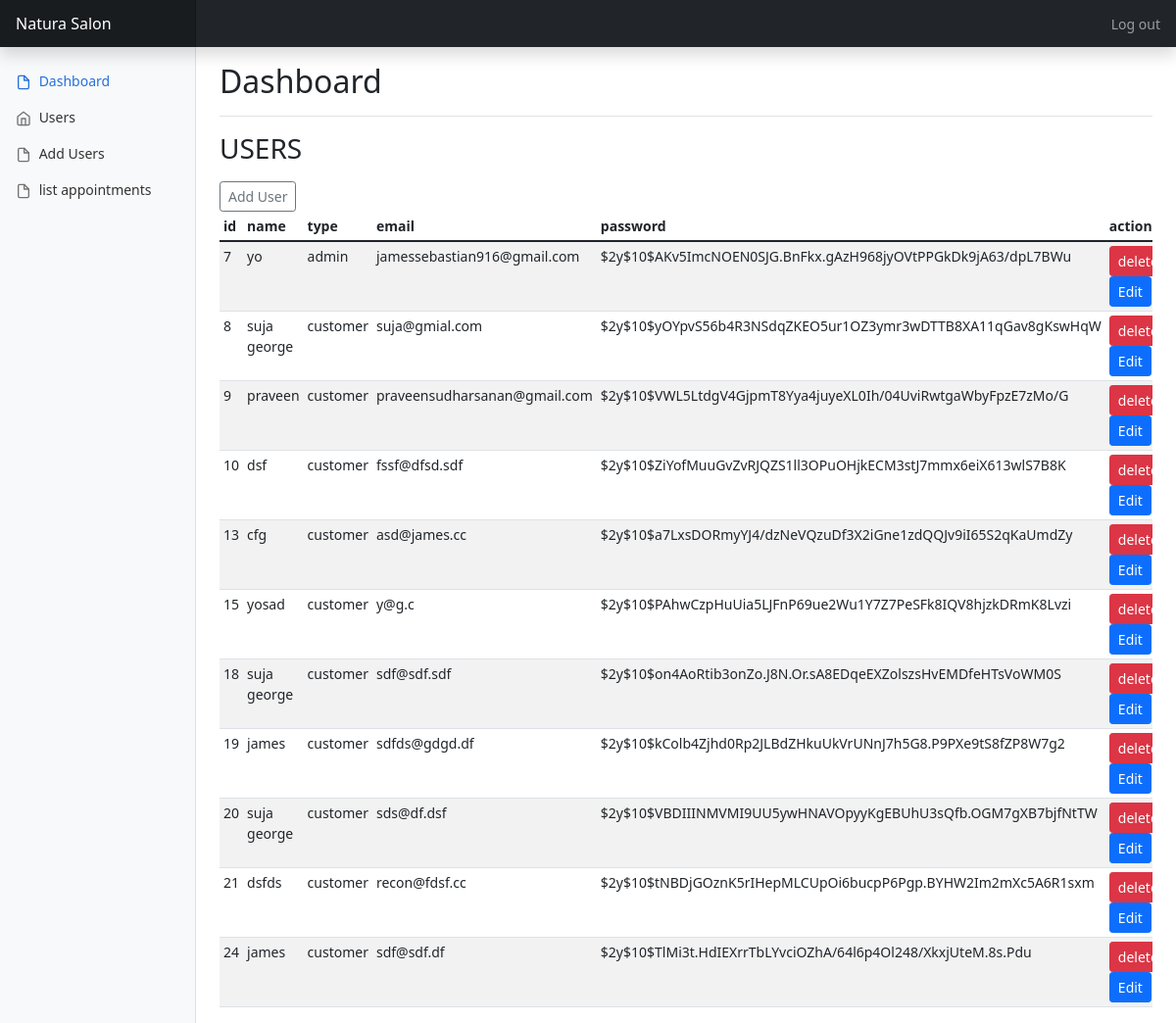
The page /admin-dashboard.php (signed in) on the database its author committed.
### tables this page shows
CREATE TABLE `users` (
  `id` int(11) NOT NULL,
  `name` varchar(100) NOT NULL CHECK (octet_length(`name`) > 0),
  `type` enum('admin','customer') NOT NULL CHECK (octet_length(`type`) > 0),
  `email` varchar(100) NOT NULL CHECK (octet_length(`email`) > 0),
  `password` text NOT NULL CHECK (octet_length(`password`) > 0),
  `creation_date` timestamp NOT NULL DEFAULT current_timestamp(),
  `modification_date` timestamp NOT NULL DEFAULT current_timestamp() ON UPDATE current_timestamp()
);

### models/users.php (called while the page is built, shortened)
<?php
function getUsersList()
{
    global $conn;
    $sql = "SELECT
                id,
    			name,
    			type,
    			email,
    			password
    		FROM users ";
    $result = $conn->query($sql);
    return $result;
}

### templates/userListingTable.php (the view, shortened to what this page needs)
<div class="table-responsive">
  <table class="table table-striped table-sm">
    <thead>
      <tr>
        <th scope="col">id</th>
        <th scope="col">name</th>
        <th scope="col">type</th>
        <th scope="col">email</th>
        <th scope="col">password</th>
        <th>actions</th>
      </tr>
    </thead>
    <tbody>
      <?php while($row = $result->fetch_assoc()) { ?>
      <tr>
        <td><?php echo $row['id']; ?></td>
        <td><?php echo $row['name']; ?></td>
        <td><?php echo $row['type']; ?></td>
        <td><?php echo $row['email']; ?></td>
        <td><?php echo $row['password']; ?></td>
        <td>
          <form style="display: inline;" method="post" action="<?php echo htmlspecialchars($_SERVER["PHP_SELF"]);?>">
            <input type="submit" value="delete" class="btn btn-danger btn-sm">
          </form>
          <a href="admin-editUser.php?id=<?php echo $row['id']; ?>" class="btn btn-primary btn-sm" >Edit</a>
        </td>
      </tr>
       <?php } ?>
    </tbody>
  </table>
</div>

### dashboard.css (style rules this page uses)
body { font-size: .875rem; }

### rows shown on the page
users: id "7", name "yo", type "admin", email "jamessebastian916@gmail.com", password "$2y$10$AKv5ImcNOEN0SJG.BnFkx.gAzH968jyOVtPPGkDk9jA63/dpL7BWu"
users: id "8", name "suja george", type "customer", email "suja@gmial.com", password "$2y$10$yOYpvS56b4R3NSdqZKEO5ur1OZ3ymr3wDTTB8XA11qGav8gKswHqW"
users: id "9", name "praveen", type "customer", email "praveensudharsanan@gmail.com", password "$2y$10$VWL5LtdgV4GjpmT8Yya4juyeXL0Ih/04UviRwtgaWbyFpzE7zMo/G"
users: id "10", name "dsf", type "customer", email "fssf@dfsd.sdf", password "$2y$10$ZiYofMuuGvZvRJQZS1ll3OPuOHjkECM3stJ7mmx6eiX613wlS7B8K"
users: id "13", name "cfg", type "customer", email "asd@james.cc", password "$2y$10$a7LxsDORmyYJ4/dzNeVQzuDf3X2iGne1zdQQJv9iI65S2qKaUmdZy"
users: id "15", name "yosad", type "customer", email "y@g.c", password "$2y$10$PAhwCzpHuUia5LJFnP69ue2Wu1Y7Z7PeSFk8IQV8hjzkDRmK8Lvzi"
users: id "18", name "suja george", type "customer", email "sdf@sdf.sdf", password "$2y$10$on4AoRtib3onZo.J8N.Or.sA8EDqeEXZolszsHvEMDfeHTsVoWM0S"
users: id "19", name "james", type "customer", email "sdfds@gdgd.df", password "$2y$10$kColb4Zjhd0Rp2JLBdZHkuUkVrUNnJ7h5G8.P9PXe9tS8fZP8W7g2"
users: id "20", name "suja george", type "customer", email "sds@df.dsf", password "$2y$10$VBDIIINMVMI9UU5ywHNAVOpyyKgEBUhU3sQfb.OGM7gXB7bjfNtTW"
users: id "21", name "dsfds", type "customer", email "recon@fdsf.cc", password "$2y$10$tNBDjGOznK5rIHepMLCUpOi6bucpP6Pgp.BYHW2Im2mXc5A6R1sxm"
users: id "24", name "james", type "customer", email "sdf@sdf.df", password "$2y$10$TlMi3t.HdIEXrrTbLYvciOZhA/64l6p4Ol248/XkxjUteM.8s.Pdu"
